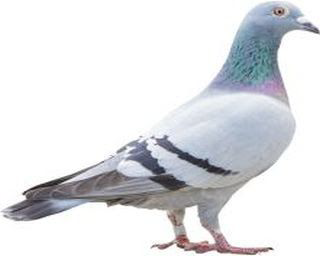
#> input picture PATTERN RECOGNITION/ASSIGNMENT-1/refimage1.png, 320 x 256 px
$ jupyter execute PR_Assignment_1.ipynb
#> lines starting #> are read from the running program, lines starting #| are printed output that depends on the picture
[cell 1]
'''
Done By A S V DHANUSH
CS20B1057 IIITDM KANCHEEPURAM
Important libraries
'''
import math
import pandas as pd
import numpy as np
import matplotlib.pyplot as plt

[cell 2]
'''
1. Calculate the distance between the two normalized histograms H1 and H2 using each of the following methods:
(a) KL Distance
(b) Bhattacharyya Distance

H1 = [ 0.24, 0.2, 0.16, 0.12, 0.08, 0.04, 0.12, 0.04]
H2 = [ 0.22, 0.23, 0.16, 0.13, 0.11, 0.08, 0.05, 0.02]

'''
'''
a)For calculatig the KL (Kullback Leibler) distance or KL Divergence
D_KL(P,Q) = sigma_1_d(P_i*ln(P_i/Q_i))


'''
H_1 = [ 0.24, 0.2, 0.16, 0.12, 0.08, 0.04, 0.12, 0.04]
#similar to X = [x1,x2,.....,xd]
H_2 = [ 0.22, 0.23, 0.16, 0.13, 0.11, 0.08, 0.05, 0.02]
Bkl_X_Y = 0

values = []
for i in range(0,len(H_1)):
    values.append(H_1[i]*(math.log(H_1[i]/H_2[i])))
    Bkl_X_Y = Bkl_X_Y + (H_1[i]*(math.log(H_1[i]/H_2[i])))
print(values)
print(f"\nKL (Kullback Leibler) distance or KL Divergence : {Bkl_X_Y}")

[cell 3]
'''
b)For calculating the Bhattacharyya Distance
THE FORMULA USED  IS : B(X,Y) = sigma_1_to_n(sqrt(xi*yi)) => D_B(X,Y) = -ln(B(X,Y))

'''
H_1 = [ 0.24, 0.2, 0.16, 0.12, 0.08, 0.04, 0.12, 0.04]
H_2 = [ 0.22, 0.23, 0.16, 0.13, 0.11, 0.08, 0.05, 0.02]
def bhattacharyya_distance(hist1, hist2):
    hist1 = np.array(hist1)
    hist2 = np.array(hist2)
    return -np.log(np.sum(np.sqrt(hist1 * hist2)))

print(f"Bhattacharyya Distance : {bhattacharyya_distance(H_1,H_2)}")

[cell 4]
'''
2. Given (hq − ht)^T find

(hq-ht)^T = [0.5 0.5 -0.5 -0.25 -0.25] (MATRIX TRANSPOSE)

=> (hq-ht) = [0.5         (MATRIX)
              0.5
             -0.5
             -0.25
             -0.25]

             AND

A = [1 0.135 0.195 0.137 0.157
    0.135 1 0.2 0.309 0.143
    0.195 0.2 1 0.157 0.122
    0.137 0.309 0.157 1 0.195
    0.157 0.143 0.122 0.195 1]

    FIND QUADRATIC FORM


'''
#let us give hq-ht a variable as h_net

h_net_transpose = np.array([0.5,0.5,-0.5,-0.25,-0.25])
A = np.array([[1,0.135,0.195,0.137, 0.157],[0.135,1, 0.2 ,0.309 ,0.143],[0.195 ,0.2, 1, 0.157, 0.122],[0.137,0.309,0.157 ,1,0.195],[0.157,0.143,0.122,0.195,1]])
h_net = np.transpose(h_net_transpose)
# print(h_net)
# print(h_net_transpose)
# print(A)

result = h_net_transpose @ A @ h_net
print(result)

quadratic_form_distance = math.sqrt(result)

print(f"Quadratic Form Distance : {quadratic_form_distance}")

[cell 5]
'''
3. Compare two text files doc1.txt and doc2.txt using cosine distance.
doc1.txt
MATLAB is a program for solving engineering and mathematical problems. The basic MATLAB objects are
vectors and matrices, so you must be familiar with these before making extensive use of this program.
doc2.txt
'''

with open('doc1.txt', 'r') as f:
#> (reads PATTERN RECOGNITION/ASSIGNMENT-1/doc1.txt from the repository)
  document1 = f.read()

with open('doc2.txt', 'r') as f:
#> (reads PATTERN RECOGNITION/ASSIGNMENT-1/doc2.txt from the repository)
  document2 = f.read()

#Opening the text files

def cosine_distance(doc1,doc2):
    # converting the documents to lower case
    doc1 = doc1.lower()
    doc2 = doc2.lower()
    # removing the punctuations
    punct = '''!()-[]{};:'"\,<>./?@#$%^&*_~'''
    for x in doc1:
        if x in punct:
            doc1 = doc1.replace(x,"")
    for x in doc2:
        if x in punct:
            doc2 = doc2.replace(x,"")
    # converting the documents to lists
    doc1 = doc1.split()
    doc2 = doc2.split()
    # finding the unique words in the documents
    unq_words = list(set(doc1+doc2))
    # creating the vectors for the documents
    doc1_v = np.zeros(len(unq_words))
    doc2_v = np.zeros(len(unq_words))
    # filling the vectors with the word counts
    for i in range(len(unq_words)):
        doc1_v[i] = doc1.count(unq_words[i])
        doc2_v[i] = doc2.count(unq_words[i])
    return 1-np.dot(doc1_v,doc2_v)/(np.linalg.norm(doc1_v)*np.linalg.norm(doc2_v)) #cosine ditance formule
print("The cosine distance :",cosine_distance(document1,document2))

[cell 6]
'''
4. Classify flower 1, 51, and 101 from the Iris irisset (.csv file) attached along with the assignment document
into one of the three classes as given in irisset specification:

Directions to classify:
1. Use features PetalLengthCm and PetalWidthCm only for classification.
2. Consider flowers 1,51 and 101 as test cases.
3. Plot the distribution of rest 147 sample points along with their classes( differentiate classes with different
colour). Consider PetalWidthCm along Y-axis and PetalLengthCm along X-axis.
4. Capture the properties of the distribution and use suitable distance metrics to classify the flowers 1,51 and
101 into one of the classes.
5. Print their class and plot the points on the previous plot with a marker differentiating the three points

'''


iris = pd.read_csv("Iris.csv.csv")
#> (reads PATTERN RECOGNITION/ASSIGNMENT-1/Iris.csv.csv from the repository)
#print(iris)

#dropping the  "Id","SepalLengthCm","SepalWidthCm" columns as they are unnecessary
iris = iris.drop(["Id","SepalLengthCm","SepalWidthCm"],axis =1)
print(iris)

#Now taking the 1st,51st and 101th and dropping them from the irisset
iris_test1 = iris.iloc[0]
iris_test51 = iris.iloc[50]
iris_test101 = iris.iloc[100]

#dropppig these cases to get the training iris
iris_train = iris.drop([0,50,100],axis=0)
print(iris_train)

[cell 7]
# plotting the Iris Species
plt.scatter(iris[iris["Species"]=="Iris-setosa"]["PetalLengthCm"],iris[iris["Species"]=="Iris-setosa"]["PetalWidthCm"],color="orange")
plt.scatter(iris[iris["Species"]=="Iris-versicolor"]["PetalLengthCm"],iris[iris["Species"]=="Iris-versicolor"]["PetalWidthCm"],color="red")
plt.scatter(iris[iris["Species"]=="Iris-virginica"]["PetalLengthCm"],iris[iris["Species"]=="Iris-virginica"]["PetalWidthCm"],color="green")
# labelling the legend
plt.legend(["Iris-setosa","Iris-versicolor","Iris-virginica"])

plt.xlabel("Petal Length")
plt.ylabel("Petal Width")

plt.title("Scatterplot of Different Iris Species")
# displaying the plot
plt.show()

[cell 8]
#Creating three classes and differentiating the species
class_setosa = iris[iris["Species"]=="Iris-setosa"]
class_versicolor = iris[iris["Species"]=="Iris-versicolor"]
class_virginica = iris[iris["Species"]=="Iris-virginica"]
#and dropping the species column
class_setosa = class_setosa.drop(["Species"],axis=1)
class_versicolor = class_versicolor.drop(["Species"],axis=1)
class_virginica = class_virginica.drop(["Species"],axis=1)

#dropping the flowers 1,51 and 101

flower1 = iris_test1["Species"]
flower51 = iris_test51["Species"]
flower101= iris_test101["Species"]
iris_test1 = iris_test1.drop(["Species"])
iris_test51 = iris_test51.drop(["Species"])
iris_test101 = iris_test101.drop(["Species"])
print("The Species of flower 1 (Test) is",flower1)
print("The Species of flower 51 (Test)is",flower51)
print("The Species of flower 101 is",flower101)

[cell 9]
#Using Mahalanobis Distance
#func for calculating Mahalanobis Distance
def mahalanobis(x, mean, cov):
    x_minus_mean = x - mean
    inv_cov = np.linalg.inv(cov)
    return np.sqrt(np.dot(np.dot(x_minus_mean, inv_cov), x_minus_mean))


#calculating the distances

iris_test1_mahalanobis = np.array([mahalanobis(np.array(iris_test1[0:]),class_setosa[["PetalLengthCm","PetalWidthCm"]].mean().values,class_setosa[["PetalLengthCm","PetalWidthCm"]].cov().values),mahalanobis(iris_test1[0:],class_versicolor[["PetalLengthCm","PetalWidthCm"]].mean().values,class_versicolor[["PetalLengthCm","PetalWidthCm"]].cov().values),mahalanobis(iris_test1[0:],class_virginica[["PetalLengthCm","PetalWidthCm"]].mean().values,class_virginica[["PetalLengthCm","PetalWidthCm"]].cov().values)])
iris_test51_mahalanobis = np.array([mahalanobis(np.array(iris_test51[0:]),class_setosa[["PetalLengthCm","PetalWidthCm"]].mean().values,class_setosa[["PetalLengthCm","PetalWidthCm"]].cov().values),mahalanobis(iris_test51[0:],class_versicolor[["PetalLengthCm","PetalWidthCm"]].mean().values,class_versicolor[["PetalLengthCm","PetalWidthCm"]].cov().values),mahalanobis(iris_test51[0:],class_virginica[["PetalLengthCm","PetalWidthCm"]].mean().values,class_virginica[["PetalLengthCm","PetalWidthCm"]].cov().values)])
iris_test101_mahalanobis = np.array([mahalanobis(np.array(iris_test101[0:]),class_setosa[["PetalLengthCm","PetalWidthCm"]].mean().values,class_setosa[["PetalLengthCm","PetalWidthCm"]].cov().values),mahalanobis(iris_test101[0:],class_versicolor[["PetalLengthCm","PetalWidthCm"]].mean().values,class_versicolor[["PetalLengthCm","PetalWidthCm"]].cov().values),mahalanobis(iris_test101[0:],class_virginica[["PetalLengthCm","PetalWidthCm"]].mean().values,class_virginica[["PetalLengthCm","PetalWidthCm"]].cov().values)])

print("The Mahalanobis distance mean of each class and flower-1 (test case 1) : ",iris_test1_mahalanobis)
print("The Mahalanobis distance mean of each class and flower-51 (test case 51) : ",iris_test51_mahalanobis)
print("The Mahalanobis distance mean of each class and flower-101(test case 101) : ",iris_test101_mahalanobis)

[cell 10]
#Giving class labels to the test test cases based on least distance
test1_class = np.argmin(iris_test1_mahalanobis)
test51_class = np.argmin(iris_test51_mahalanobis)
test101_class = np.argmin(iris_test101_mahalanobis)

print("Flower-1 belongs to class : ",test1_class)
print("Flower-51 belongs to class : ",test51_class)
print("Flower-101 belongs to class : ",test101_class)

[cell 11]
if test1_class== 0:
    test1_class = "Iris-setosa"
if test51_class == 1:
    test51_class = "Iris-versicolor"
if test101_class == 2:
    test101_class = "Iris-virginica"

#printing the species of the testcases
# printing the species of the test cases
print("The species of flower 1 is",test1_class)
print("The species of flower 51 is",test51_class)
print("The species of flower 101 is",test101_class)

# displaying the graph of dataset with the test cases
plt.scatter(class_setosa["PetalLengthCm"],class_setosa["PetalWidthCm"],color="red",label="Iris-setosa")
plt.scatter(class_versicolor["PetalLengthCm"],class_versicolor["PetalWidthCm"],color="blue",label="Iris-versicolor")
plt.scatter(class_virginica["PetalLengthCm"],class_virginica["PetalWidthCm"],color="green",label="Iris-virginica")
plt.scatter(iris_test1["PetalLengthCm"],iris_test1["PetalWidthCm"],color="orange",label="flower 1")
plt.scatter(iris_test51["PetalLengthCm"],iris_test51["PetalWidthCm"],color="violet",label="flower 51")
plt.scatter(iris_test101["PetalLengthCm"],iris_test101["PetalWidthCm"],color="pink",label="flower 101")
plt.xlabel("Petal Length")
plt.ylabel("Petal Width")
plt.legend()
plt.show()

[cell 12]
'''
5 . Consider the following images. Obtain the histograms for each of the images. Using a suitable distance mea-
sure, find the distance between the query image and reference images.
'''

from PIL import Image
import matplotlib.pyplot as plt
import cv2
image1 = Image.open("refimage1.png")
#> image1 is the input picture: PIL image 320x256 RGBA; mean R, G, B, A 223.4, 224.7, 227.7, 254.1
image2 = Image.open("queryimage.png")
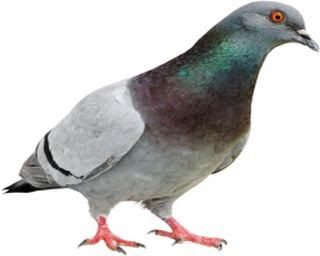
#> input picture PATTERN RECOGNITION/ASSIGNMENT-1/queryimage.png, 320 x 256 px
#> image2 is the input picture: PIL image 320x256 RGBA; mean R, G, B, A 203.2, 202, 201.1, 254.1
image3 = Image.open("refimage2.png")
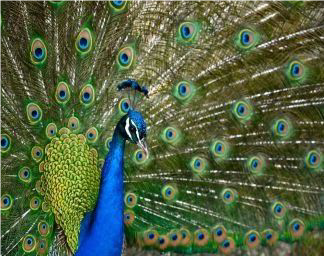
#> input picture PATTERN RECOGNITION/ASSIGNMENT-1/refimage2.png, 324 x 256 px
#> image3 is the input picture: PIL image 324x256 RGBA; mean R, G, B, A 82.4, 98, 65, 254.1

image1 = image1.convert("L")
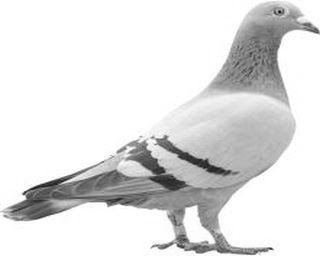
#> image1: PIL image 320x256 L; min 12, max 255, mean 224.6
image2 = image2.convert("L")
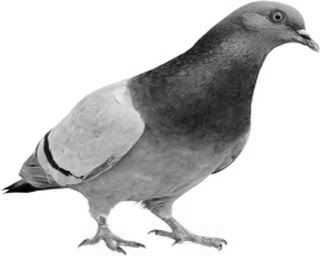
#> image2: PIL image 320x256 L; min 0, max 255, mean 202.3
image3 = image3.convert("L")
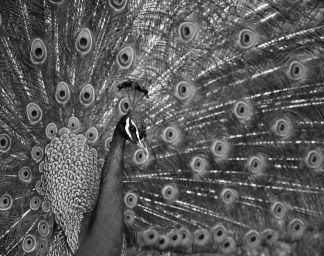
#> image3: PIL image 324x256 L; min 1, max 253, mean 89.6

histogram1 = image1.histogram()
#> histogram1 = 256 values, max 46861 at index 255, min 0 at index 0, mean 320
histogram2 = image2.histogram()
#> histogram2 = 256 values, max 43074 at index 255, min 3 at index 1, mean 320
histogram3 = image3.histogram()
#> histogram3 = 256 values, max 1067 at index 66, min 0 at index 0, mean 324

print(histogram1)
#> (printed output is left out)
print("-----------------------------")
print(histogram2)
#> (printed output is left out)
print("-----------------------------")
print(histogram3)
#> (printed output is left out)


bins = np.linspace(-100, 100, 30)

plt.hist([histogram1, histogram2,histogram3], bins, label=['refimage-1','queryimage', 'refimage-2'])
plt.legend(loc='upper right')
plt.show()
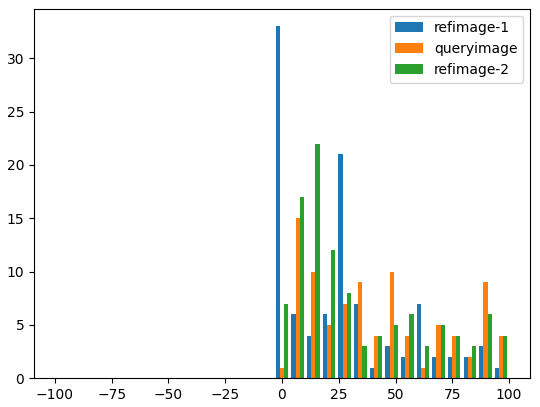
#> figure drawn by matplotlib, 1 panel; tallest bar 33 high, from x = -2.76 to -0.92; tallest bar 15 high, from x = 5.98 to 7.82; tallest bar 22 high, from x = 14.71 to 16.55

[cell 13]
# displaying the reference image 1 histogram
plt.plot(histogram1)
plt.title("Ref Img-1 Histogram")
plt.show()
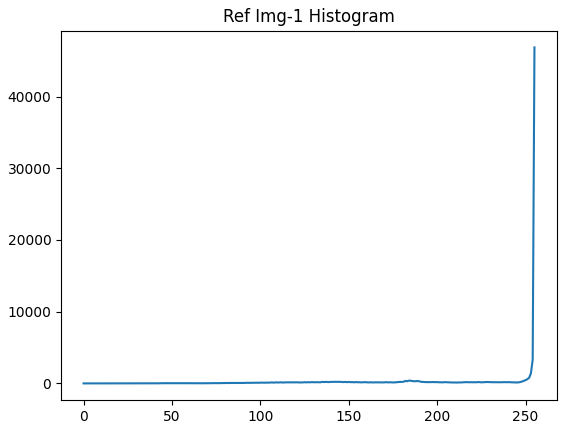
#> figure drawn by matplotlib, 1 panel; curve peaks at x = 255, y = 46861

# displaying the reference image 1 histogram
plt.plot(histogram3)
plt.title("Ref Img-2 Histogram")
plt.show()
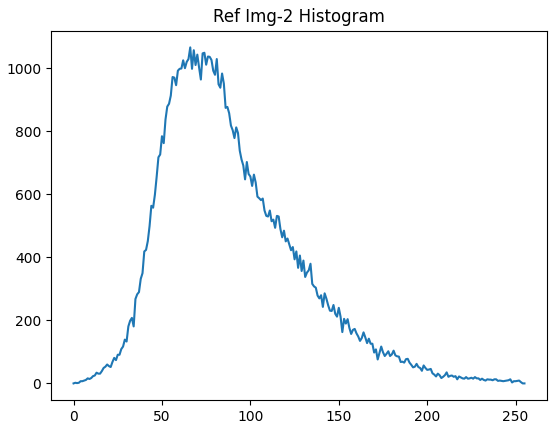
#> figure drawn by matplotlib, 1 panel; curve peaks at x = 66, y = 1067

# displaying the reference image 1 histogram
plt.plot(histogram2)
plt.title("Query Img Histogram")
plt.show()
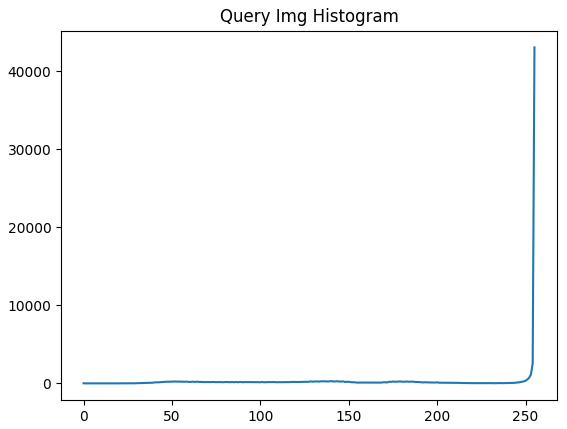
#> figure drawn by matplotlib, 1 panel; curve peaks at x = 255, y = 43074

'''From the hitograms plots we can already conclude that
ref image 1 is more similar to query image than ref image 2'''

[cell 14]
# displaying the images in a single plot
plt.subplot(1,3,1)
plt.imshow(image1)
plt.title("Ref Image-1")
plt.subplot(1,3,2)
plt.imshow(image2)
plt.title("Query Image")
plt.subplot(1,3,3)
plt.imshow(image3)
plt.title("Reference Image 2")
plt.show()

[cell 15]
plt.plot([histogram1, histogram2,histogram3])
plt.legend(loc='upper right')
plt.show()
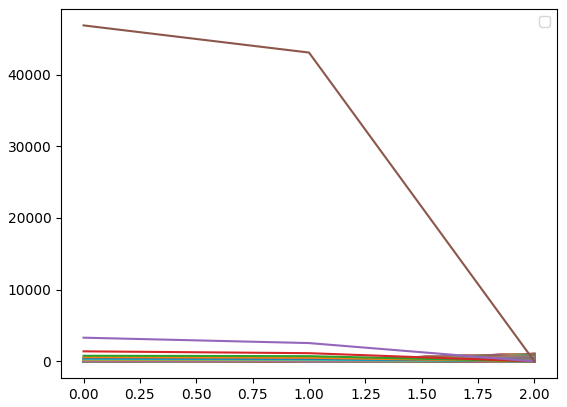
#> figure drawn by matplotlib, 1 panel

[cell 16]
'''
Finding the Euclidian And Bhattacharya Distance
'''
dist_euclidian1= 0
dis1 = []
for i in range(0, len(histogram1)):
    dist_euclidian1 = dist_euclidian1 + math.sqrt(math.pow(histogram1[i]-histogram2[i],2))
    dis1.append((math.sqrt(math.pow(histogram1[i]-histogram2[i],2))))
#> this loop made 256 passes
#> dist_euclidian1 on passes 1 to 3: 21, 24, 33
#> after the loop, dis1 = 256 values, max 3787 at index 255, min 1 at index 153, mean 96.75; dist_euclidian1 = 24768
print(dist_euclidian1)
#| 24768.0
print(dis1)
#> (printed output is left out)

dist_euclidian2 = 0
dis2 = []
for i in range(0, len(histogram3)):
    dist_euclidian2 = dist_euclidian2 + math.sqrt(math.pow(histogram3[i]-histogram2[i],2))
    dis2.append((math.sqrt(math.pow(histogram3[i]-histogram2[i],2))))
#> this loop made 256 passes
#> dist_euclidian2 on passes 1 to 3: 21, 22, 30
#> after the loop, dis2 = 256 values, max 43074 at index 255, min 1 at index 1, mean 426.9; dist_euclidian2 = 109274
print(dist_euclidian2)
print(dis2)

[cell 17]
#fing the total sum of all values of each histogram
sum_h1 = np.sum(histogram1)
#> sum_h1 = 81920
len_h1 = len(histogram1)
#> len_h1 = 256
sum_h2 = np.sum(histogram2)
#> sum_h2 = 81920
len_h2 = len(histogram2)
#> len_h2 = 256
sum_h3 = np.sum(histogram3)
#> sum_h3 = 82944
len_h3 = len(histogram3)
#> len_h3 = 256
print(len_h1)
print(sum_h1)
print(len_h2)
print(sum_h2)
print(len_h3)
print(sum_h3)

[cell 18]
'''
let us first normalise the given image histograms
'''
for i in range(len(histogram1)):
    histogram1[i] = histogram1[i]/sum_h1
    histogram2[i] = histogram2[i]/sum_h2
    histogram3[i] = histogram3[i]/sum_h3
#> after the loop, histogram1 = 256 values, max 0.572 at index 255, min 0 at index 0, mean 0.00391; histogram2 = 256 values, max 0.526 at index 255, min 3.66e-05 at index 1, mean 0.00391; histogram3 = 256 values, max 0.0129 at index 66, min 0 at index 0, mean 0.00391

print(histogram1)
print("-----------------------------")
print(histogram2)
print("-----------------------------")
print(histogram3)

[cell 19]
#Calculating the Bhattacharyya Distances
ref_img1_dist = bhattacharyya_distance(histogram2,histogram1)
#> ref_img1_dist = 0.0382
print(f"Bhattacharyya Distance between ref image 1 and query image: {ref_img1_dist}")
ref_img2_dist = bhattacharyya_distance(histogram2,histogram3)
#> ref_img2_dist = 0.541
print(f"Bhattacharyya Distance between ref image 2 and query image : {ref_img2_dist}")


'''
As we can see the distance between query image and ref image 1 is less than when compared to the distance
ref image 2 and query image .
Hence we can conclude that ref image 1 is more similar to query image than ref image 2
'''
